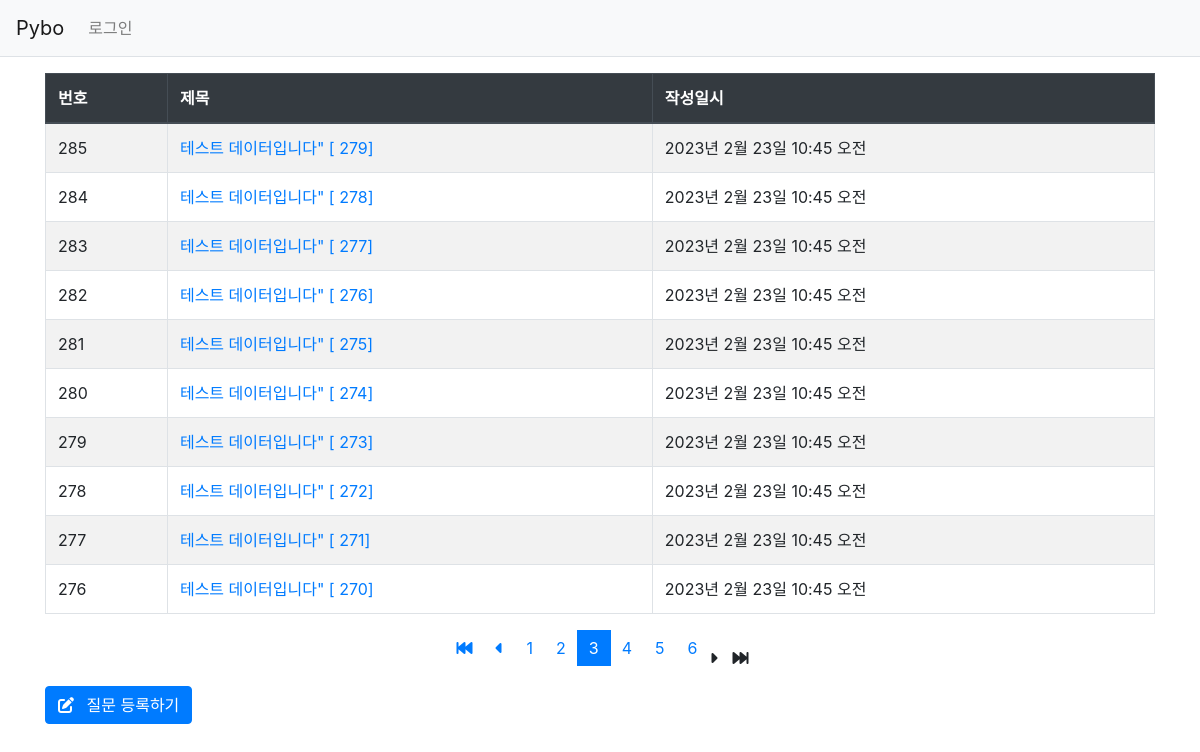
Page /pybo/?page=3 on the committed database.
### pybo/models.py (models this page shows, shortened)
class Question(models.Model):
    subject = models.CharField('제목', max_length=200)
    content = models.TextField('내용')
    create_date = models.DateTimeField('생성일')

### pybo/views.py (the view)
# urls.py: path('', views.index, name = 'index'),                       # 목록 보기
def index(request):
    page = request.GET.get('page','1')  # 페이지
    question_list = Question.objects.order_by('-create_date')
    paginator = Paginator(question_list, 10)
    page_obj = paginator.get_page(page)
    context = {'question_list': page_obj}
    return render(request, 'pybo/question_list.html', context)

### templates/pybo/question_list.html
{% extends 'base.html' %}
{% block content %}
  <table class="table table-striped table-bordered table-hover">
    <thead>
      <tr class="thead-dark">
        <th>번호</th>
        <th>제목</th>
        <th>작성일시</th>
      </tr>
    </thead>
    <tbody>
      {% if question_list %}
        {% for question in question_list %}
          <tr>
            <td>{{ question.id }}</td>
            <td>
              <a href="{% url 'pybo:detail' question.id %}">
                {{ question.subject }}
              </a>
            </td>
            <td>{{ question.create_date }}</td>
          </tr>
        {% endfor %}
      {% else %}
        <tr>
          <td colspan="3">질문이 없습니다.</td>
        </tr>
      {% endif %}
    </tbody>
  </table>
  {% include 'pybo/pagination.html' %}
  <a href="{% url 'pybo:question_create' %}" class="btn btn-primary">
    <i class="fa-solid fa-pen-to-square mr-2"></i>
    질문 등록하기
  </a>
{% endblock content %}

### rows in the picture
Question: id "285", subject "테스트 데이터입니다\" [ 279]", create_date "2023년 2월 23일 10:45 오전"
Question: id "284", subject "테스트 데이터입니다\" [ 278]", create_date "2023년 2월 23일 10:45 오전"
Question: id "283", subject "테스트 데이터입니다\" [ 277]", create_date "2023년 2월 23일 10:45 오전"
Question: id "282", subject "테스트 데이터입니다\" [ 276]", create_date "2023년 2월 23일 10:45 오전"
Question: id "281", subject "테스트 데이터입니다\" [ 275]", create_date "2023년 2월 23일 10:45 오전"
Question: id "280", subject "테스트 데이터입니다\" [ 274]", create_date "2023년 2월 23일 10:45 오전"
Question: id "279", subject "테스트 데이터입니다\" [ 273]", create_date "2023년 2월 23일 10:45 오전"
Question: id "278", subject "테스트 데이터입니다\" [ 272]", create_date "2023년 2월 23일 10:45 오전"
Question: id "277", subject "테스트 데이터입니다\" [ 271]", create_date "2023년 2월 23일 10:45 오전"
Question: id "276", subject "테스트 데이터입니다\" [ 270]", create_date "2023년 2월 23일 10:45 오전"

### other values in the picture
{{ page_number }} "1" "2" "4" "5" "6"
{{ page_number }} "3"
